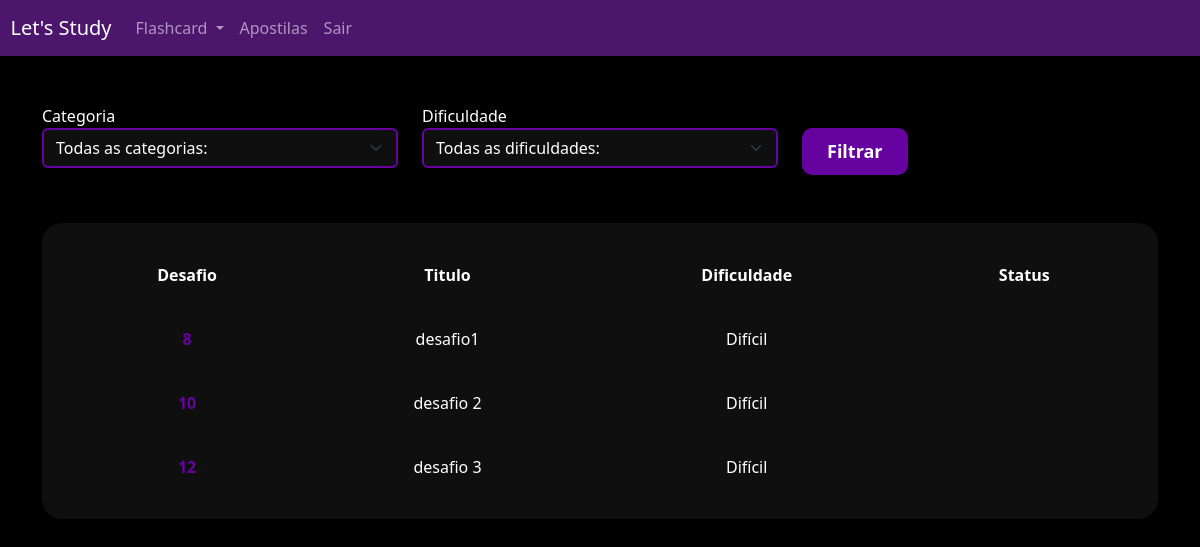
The app's page /flashcard/listar_desafio/ (signed in), older data.
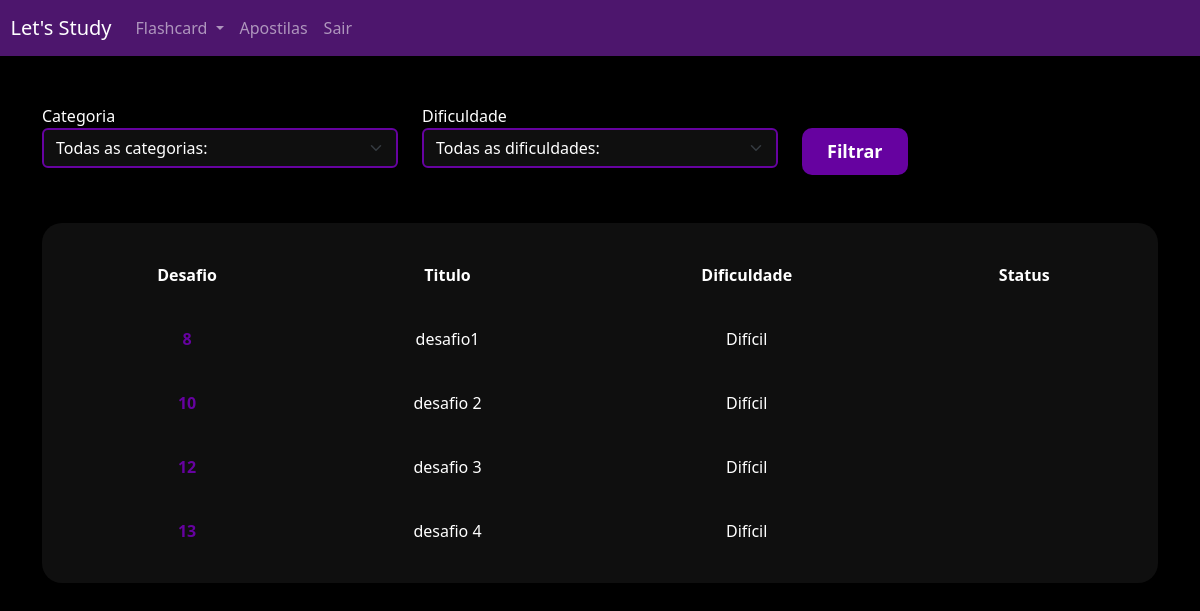
The same page, newer data.
### flashcard/models.py (models this page shows, shortened)
class Desafio(models.Model):
    user = models.ForeignKey(User, on_delete=models.DO_NOTHING)
    titulo = models.CharField(max_length=100)
    categoria = models.ManyToManyField(Categoria)
    q_perguntas = models.IntegerField()
    dificuldades = models.CharField(max_length=1, choices=Flashcard.DIFICULDADE_CHOICES)
    flashcard = models.ManyToManyField(FlashcardDesafio)

### flashcard/views.py (the view)
# urls.py: path('listar_desafio/', views.listar_desafio, name='listar_desafio'),
def listar_desafio(req):
    desafios = Desafio.objects.filter(user=req.user)
    status = FlashcardDesafio.respondido
    dificuldades = Flashcard.DIFICULDADE_CHOICES
    categoria = Categoria.objects.all()
    categoria_filter = req.GET.get("categoria")
    dificuldade_filter = req.GET.get("dificuldade")
    if categoria_filter:
        flashcards = flashcards.filter(categoria__id=categoria_filter)
    if dificuldade_filter:
        flashcards = flashcards.filter(dificuldade=dificuldade_filter)
    return render(
        req,
        "listar_desafio.html",
        {
            "desafios": desafios,
            "categorias": categoria,
            "dificuldades": dificuldades,
            "status": status
        },
    )

### flashcard/models.py (called while the page is built)
    def __str__(self):
        return self.nome

### flashcard/templates/listar_desafio.html (shortened to what this page needs)
{% extends "base.html" %}
{% load static %}
{% block 'header' %}
 <link href="{% static 'usuarios/css/cadastro.css' %}" rel="stylesheet">
 <link href="{% static 'flashcard/css/novo_flashcard.css' %}" rel="stylesheet">
 <link href="{% static 'flashcard/css/iniciar_desafio.css' %}" rel="stylesheet">
 <link href="{% static 'flashcard/css/desafio.css' %}" rel="stylesheet">
 <link href='https://unpkg.com/boxicons@2.1.4/css/boxicons.min.css' rel='stylesheet'>
{% endblock 'header' %}
{% block 'conteudo' %}
{% include "partials/header.html" %}
    <div class="container">
        <br>
        <br>
        <div class="row">
            <div class="col-md">
                <form action="" method="GET">
                <label for="">Categoria</label>
                <select name="categoria" class="form-select">
                    <option value="">Todas as categorias:</option>
                </select>
            </div>
            <div class="col-md">
                <label for="">Dificuldade</label>
                <select name="dificuldade" class="form-select">
                    <option value="">Todas as dificuldades:</option>
                </select>
            </div>
            <div class="col-md">
                <br>
                <input type="submit" value="Filtrar" class="btn-cadastro">
            </div>
        </div>
        <br>
        <br>
        <div class="box-listar">
            <table>
                <thead>
                    <tr class="header" >
                        <th scope="col">Desafio</th>
                        <th scope="col">Titulo</th>
                        <th scope="col">Dificuldade</th>
                        <th scope="col">Status</th>
                    </tr>
                </thead>
                <tbody>
                    {% for desafio in desafios %}
                        <tr class="linha">
                            <th><a href="{% url 'desafio' desafio.id %}">{{desafio.id}}</a></th>
                            <td>{{desafio.titulo}}</td>
                            <td>{{desafio.get_dificuldades_display}}</td>
                            <td>{{f}}</td>
                        </tr>
                    {% endfor %}
                </tbody>
            </table>
        </div>
    </div>
{% endblock 'conteudo' %}

Row changes from the older to the newer data that the page shows:
added Desafio: id "13", titulo "desafio 4", dificuldades "Difícil"
